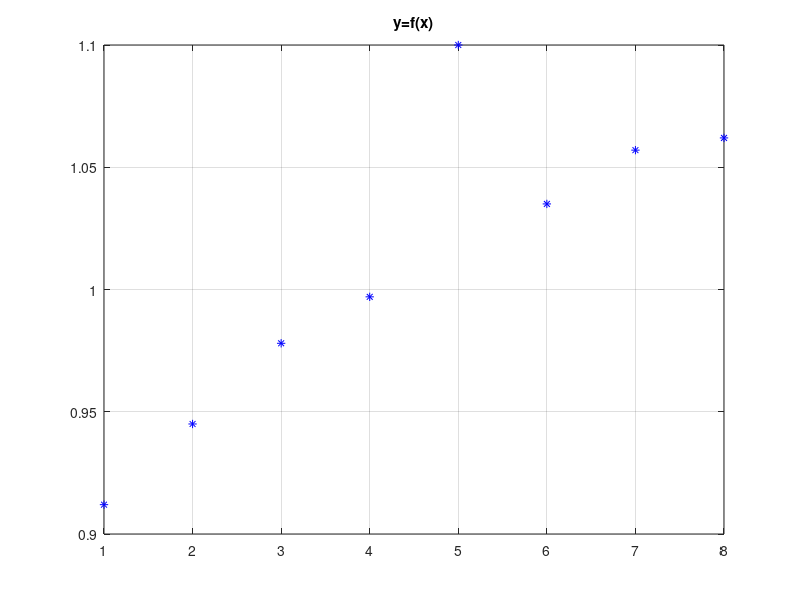
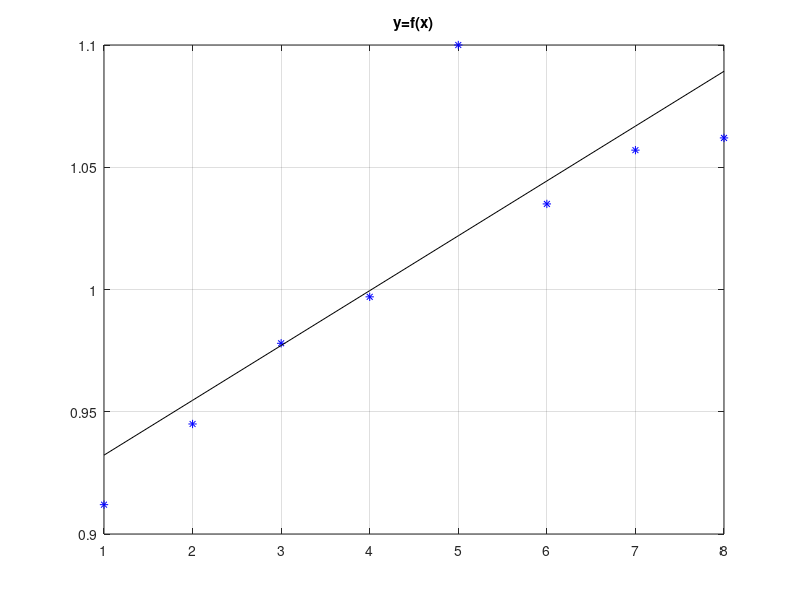
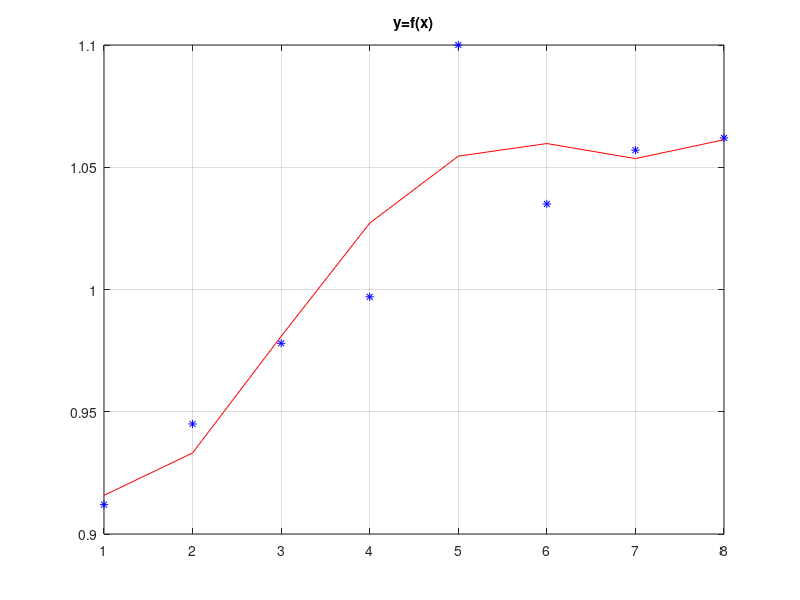

Reproduce these figures in MATLAB, in order.
% approx_line.m
% Regresja liniowa: y = a*x + b
clear all; close all;

% W wyniku pomiaru otrzymano nastepujace liczby ( x = numer pomiaru, y = wartosc )
x = [ 1       2      3      4      5      6      7      8    ];
y = [ 0.912   0.945  0.978  0.997  1.1  1.035  1.057  1.062  ];
figure; plot( x, y, 'b*' ); title('y=f(x)'); grid; pause

% Aproksymacja linia prosta: y = a * x + b
if(1)                  % OGOLNIE - rozwiazanie rownania macierzowego
  xt = x'; yt = y'; N = length( xt );                 %    X      *   ab
  X = [ xt, ones(N,1) ];       % y(n) = a*x(n) + b =  | x(1)  1 | * | a |
  ab = X \ yt;                 % y(1) = a*x(1) + b =  | x(2)  1 |   | b |          
  a = ab(1), b = ab(2),        % y(2) = a*x(2) + b =  | x(3)  1 |
else                   % W TYM PRZYPADKU - na podstawie wyprowadzonych wzorow
  xm = mean( x );              % srednia wartosc wektora x
  ym = mean( y );              % srednia wartosc wektora y
  xr = x - xm;                 % wektor x - srednia x (od kazdego elementu)
  yr = y - ym;                 % wektor y - srednia y (od kazdego elementu)
  a = (xr * yr') / (xr * xr')  % obliczenie wsp a prostej, to samo
                               % inaczej: a = sum( xr .* yr ) / sum( xr .* xr )
  b = ym - a * xm              % obliczenie wsp b prostej
end
figure; plot( x, y, 'b*', x, a*x+b, 'k-' ); title('y=f(x)'); grid; pause
% Takze wielomiany wyzszych rzedow 
p = polyfit( x, y, 4 ),        % a=p(1), b=p(2)
figure; plot( x, y, 'b*', x, polyval(p,x), 'r-' ); title('y=f(x)'); grid; pause
 